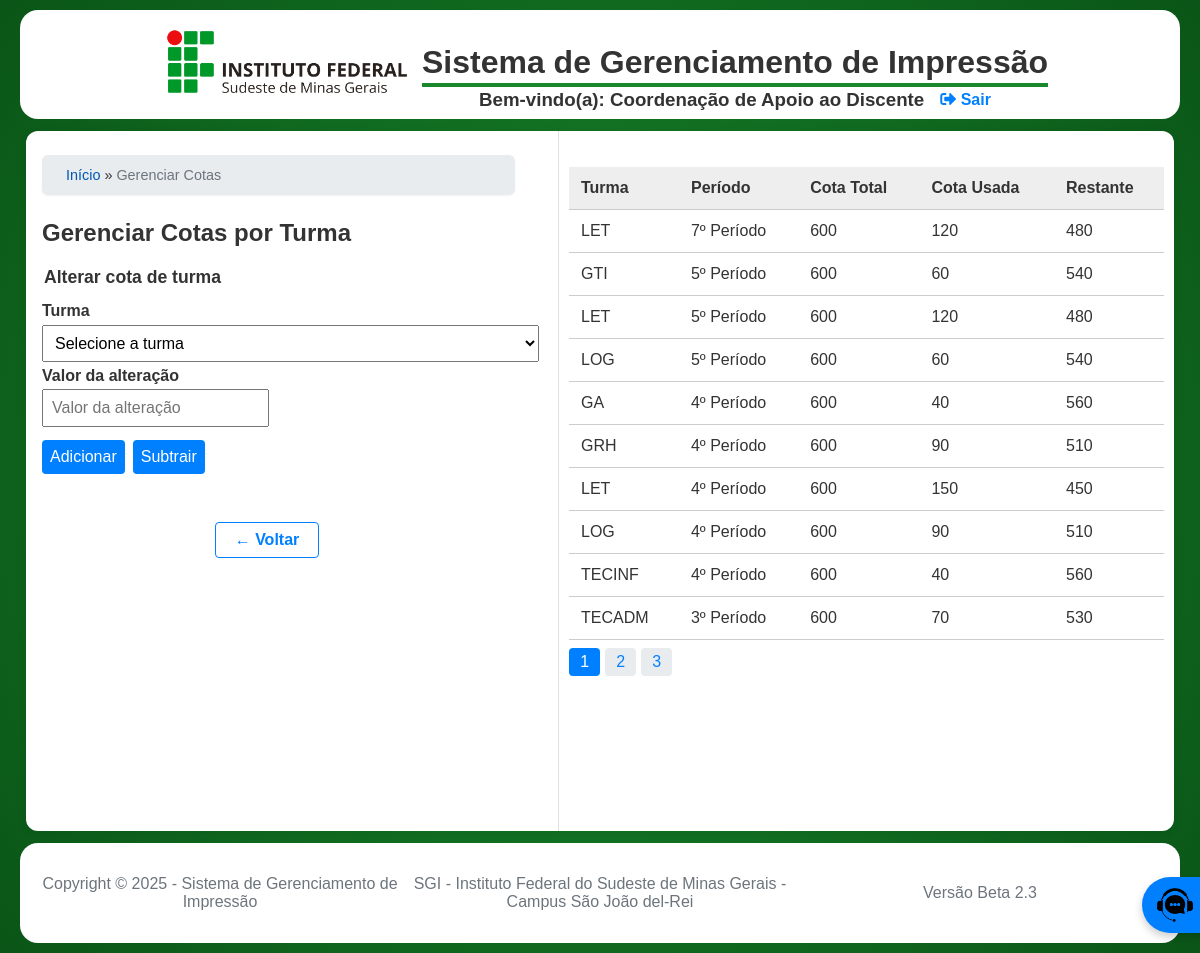
The app's page /pages/admin_cad/gerenciar_cotas.php (signed in) with its own data.
### tables this page shows
CREATE TABLE `CotaAluno` (
  `id` int(11) NOT NULL AUTO_INCREMENT,
  `turma_id` int(11) NOT NULL,
  `cota_total` int(11) NOT NULL DEFAULT 0,
  `cota_usada` int(11) NOT NULL DEFAULT 0,
  PRIMARY KEY (`id`),
  KEY `turma_id` (`turma_id`),
  CONSTRAINT `CotaAluno_ibfk_1` FOREIGN KEY (`turma_id`) REFERENCES `Turma` (`id`) ON DELETE CASCADE
);

CREATE TABLE `Curso` (
  `id` int(11) NOT NULL AUTO_INCREMENT,
  `sigla` varchar(20) NOT NULL,
  `nome_completo` varchar(100) NOT NULL,
  PRIMARY KEY (`id`),
  UNIQUE KEY `sigla` (`sigla`)
);

CREATE TABLE `Turma` (
  `id` int(11) NOT NULL AUTO_INCREMENT,
  `curso_id` int(11) NOT NULL,
  `periodo` varchar(20) NOT NULL,
  PRIMARY KEY (`id`),
  UNIQUE KEY `curso_id` (`curso_id`,`periodo`),
  CONSTRAINT `Turma_ibfk_1` FOREIGN KEY (`curso_id`) REFERENCES `Curso` (`id`) ON DELETE CASCADE
);

### pages/admin_cad/gerenciar_cotas.php (the view, shortened to what this page needs)
<?php
require_once '../../includes/config.php';
$pagina = isset($_GET['pagina']) && is_numeric($_GET['pagina']) ? (int)$_GET['pagina'] : 1;
$limite = 10;
$offset = ($pagina - 1) * $limite;
$sql_count = "SELECT COUNT(*) AS total FROM CotaAluno";
$total_resultados = $conn->query($sql_count)->fetch()->total ?? 0;
$total_paginas = ceil($total_resultados / $limite);
$stmt = $conn->prepare("SELECT ca.*, c.sigla, c.nome_completo, t.periodo
                      FROM CotaAluno ca
                      JOIN Turma t ON ca.turma_id = t.id
                      JOIN Curso c ON t.curso_id = c.id
                      ORDER BY t.periodo DESC, c.sigla ASC
                      LIMIT :limite OFFSET :offset");
$stmt->bindValue(':limite', $limite, PDO::PARAM_INT);
$stmt->bindValue(':offset', $offset, PDO::PARAM_INT);
$stmt->execute();
$cotas = $stmt->fetchAll();
include_once '../../includes/header.php';
?>
<link rel="stylesheet" href="./css/gerenciar_cotas.css?v=<?= ASSET_VERSION ?>">
<div class="dashboard-layout">
  <aside class="dashboard-aside-cotas">
    <div class="container-principal">
        <?php
        if (isset($_SESSION['usuario'])) {
            gerar_migalhas();
        }
        ?>
    <h1>Gerenciar Cotas por Turma</h1>
    <section aria-label="Formulário de cotas">
      <form method="POST" class="form-cotas">
        <fieldset style="border:0;padding:0;margin:0;">
          <legend style="font-size:1.1em;font-weight:600;margin-bottom:0.5em;">Alterar cota de turma</legend>
          <label for="turma">Turma</label>
          <select id="turma" name="turma" required>
            <option value="" disabled selected>Selecione a turma</option>
          </select>
          <label for="valor_cota">Valor da alteração</label>
          <input type="number" id="valor_cota" name="valor_cota" min="1" placeholder="Valor da alteração" required>
          <div style="margin: 0.5em 0; display: flex; gap: 0.5em; flex-wrap: wrap;">
            <button type="submit" name="acao" value="adicionar">Adicionar</button>
            <button type="submit" name="acao" value="subtrair">Subtrair</button>
          </div>
        </fieldset>
      </form>
    </section>
    <nav class="btn-container" aria-label="Ações">
      <a class="btn-back" href="dashboard_cad.php">&larr; Voltar</a>
    </nav>
  </aside>
  <main class="dashboard-main">
    <div class="responsive-table">
      <table>
        <thead>
          <tr>
            <th>Turma</th>
            <th>Período</th>
            <th>Cota Total</th>
            <th>Cota Usada</th>
            <th>Restante</th>
          </tr>
        </thead>
        <tbody>
          <?php foreach ($cotas as $cota): ?>
          <tr>
            <td data-label="Turma"><?= htmlspecialchars($cota->sigla) ?></td>
            <td data-label="Período"><?= htmlspecialchars($cota->periodo) ?></td>
            <td data-label="Cota Total"><?= $cota->cota_total ?></td>
            <td data-label="Usada"><?= $cota->cota_usada ?></td>
            <td data-label="Restante"><?= $cota->cota_total - $cota->cota_usada ?></td>
          </tr>
          <?php endforeach; ?>
        </tbody>
      </table>
      <?php if ($total_paginas > 1): ?>
                <nav class="paginacao">
                    <?php for ($i = 1; $i <= $total_paginas; $i++): ?>
                        <a class="<?= $i === $pagina ? 'pagina-ativa' : '' ?>"
                            href="?<?= http_build_query(array_merge($_GET, ['pagina' => $i])) ?>">
                            <?= $i ?>
                        </a>
                    <?php endfor; ?>
                </nav>
      <?php endif; ?>
    </div>
  </main>
</div>
<?php include_once '../../includes/footer.php'; ?>

### css/styles.css (style rules this page uses)
body { background: radial-gradient(circle at center, #19882c, #0A5517); background-attachment: fixed; font-family: Arial, sans-serif; margin: 0; padding: 0; color: #333; }
a { text-decoration: none; }
.dashboard-layout { display: flex; min-height: 700px; background: #fff; margin: 12px 26px; border-radius: 12px; box-shadow: 0 2px 12px rgba(0,0,0,0.06); }
.dashboard-main { margin-left: 10px; margin-right: 10px; width: 65%; max-height: 600px; overflow-y: auto; flex: 1; min-width: 0; padding: 1rem 0 1rem 0; }
.btn-container { display: flex; flex-direction: column; gap: 0.5rem; width: 90%; margin-top: 1rem; }
.btn-back { display: inline-block; margin: 1.5rem auto 0 auto; background: #fff; color: #0080ff; border: 1px solid #0080ff; border-radius: 4px; padding: 0.5rem 1.2rem; font-size: 1em; font-weight: 600; text-align: center; text-decoration: none; transition: background 0.2s, color 0.2s; }
.paginacao { display: flex; gap: 0.3rem; margin-top: 0.5rem; }
.paginacao a { padding: 0.3rem 0.7rem; border-radius: 4px; background: #e9ecef; color: #0080ff; text-decoration: none; font-weight: 500; }
.paginacao a.pagina-ativa { background: #0080ff; color: #fff; }

### pages/admin_cad/css/gerenciar_cotas.css (style rules this page uses)
.form-cotas { display: flex; flex-direction: column; gap: 0.5rem; width: 90%; max-width: 600px; margin-top: 1rem; }
.dashboard-aside-cotas { min-width: 500px; border-right: 1px solid #e0e0e0; padding: 1.5rem 1rem 1rem 1rem; display: flex; flex-direction: column; gap: 1.8rem; }
.form-cotas label { display: flex; flex-direction: column; font-weight: 600; margin-top: 5px; }
.form-cotas input, .form-cotas select, .form-cotas button { padding: 0.5rem; font-size: 1rem; margin-top: 0.3rem; }
.form-cotas button { background-color: #0080ff; color: white; border: none; border-radius: 4px; cursor: pointer; }
.responsive-table { margin-top: 20px; overflow-x: auto; width: 100%; min-height: 400px; }
table { width: 100%; border-collapse: collapse; background: #fff; }
thead { background-color: #eee; }
th, td { padding: 0.75rem; text-align: left; border-bottom: 1px solid #ccc; }

### records on screen
cotaaluno: curso.sigla "LET", turma.periodo "7º Período", cota_total "600", cota_usada "120", $cota->cota_total - $cota->cota_usada "480"
cotaaluno: curso.sigla "GTI", turma.periodo "5º Período", cota_total "600", cota_usada "60", $cota->cota_total - $cota->cota_usada "540"
cotaaluno: curso.sigla "LET", turma.periodo "5º Período", cota_total "600", cota_usada "120", $cota->cota_total - $cota->cota_usada "480"
cotaaluno: curso.sigla "LOG", turma.periodo "5º Período", cota_total "600", cota_usada "60", $cota->cota_total - $cota->cota_usada "540"
cotaaluno: curso.sigla "GA", turma.periodo "4º Período", cota_total "600", cota_usada "40", $cota->cota_total - $cota->cota_usada "560"
cotaaluno: curso.sigla "GRH", turma.periodo "4º Período", cota_total "600", cota_usada "90", $cota->cota_total - $cota->cota_usada "510"
cotaaluno: curso.sigla "LET", turma.periodo "4º Período", cota_total "600", cota_usada "150", $cota->cota_total - $cota->cota_usada "450"
cotaaluno: curso.sigla "LOG", turma.periodo "4º Período", cota_total "600", cota_usada "90", $cota->cota_total - $cota->cota_usada "510"
cotaaluno: curso.sigla "TECINF", turma.periodo "4º Período", cota_total "600", cota_usada "40", $cota->cota_total - $cota->cota_usada "560"
cotaaluno: curso.sigla "TECADM", turma.periodo "3º Período", cota_total "600", cota_usada "70", $cota->cota_total - $cota->cota_usada "530"

### other values on screen
SITE_NAME "Sistema de Gerenciamento de Impressão"
$nome_exibicao "Gerenciar Cotas"
CURRENT_YEAR "2025"
SITE_DESCRIPTION "SGI - Instituto Federal do Sudeste de Minas Gerais - Campus São João del-Rei"
ASSET_VERSION "2.3"
